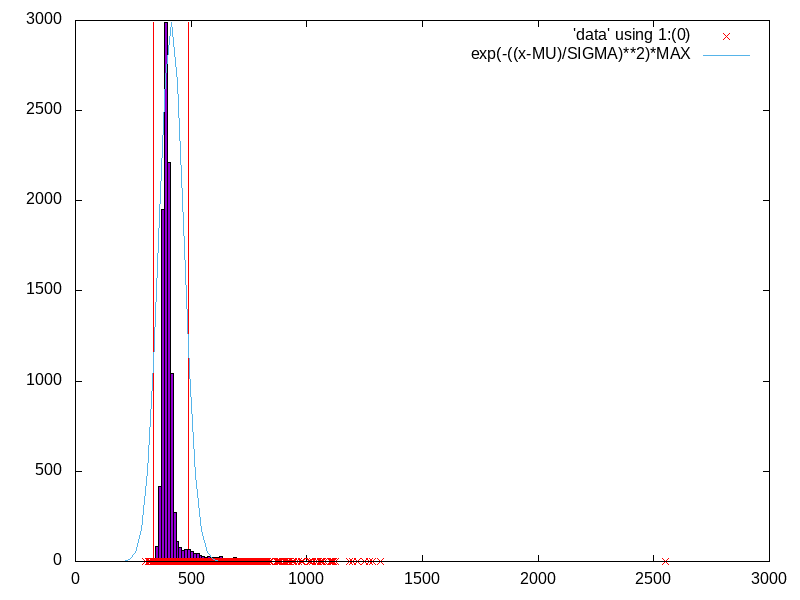

This chart was generated by the following gnuplot code:
set terminal png size 800,600
set output "plot.png"
set style fill solid border rgb 'black'
MU=`head -1 mu-sigma-max`
SIGMA=`tail -2 mu-sigma-max | head -1`
MAX=`tail -1 mu-sigma-max`
set arrow from (MU-SIGMA),0 to (MU-SIGMA),MAX nohead lc rgb 'red'
set arrow from (MU+SIGMA),0 to (MU+SIGMA),MAX nohead lc rgb 'red'
plot 'boxes' with boxes notitle, \
     'data' using 1:(0) lc rgb 'red', \
     exp(-((x-MU)/SIGMA)**2)*MAX
